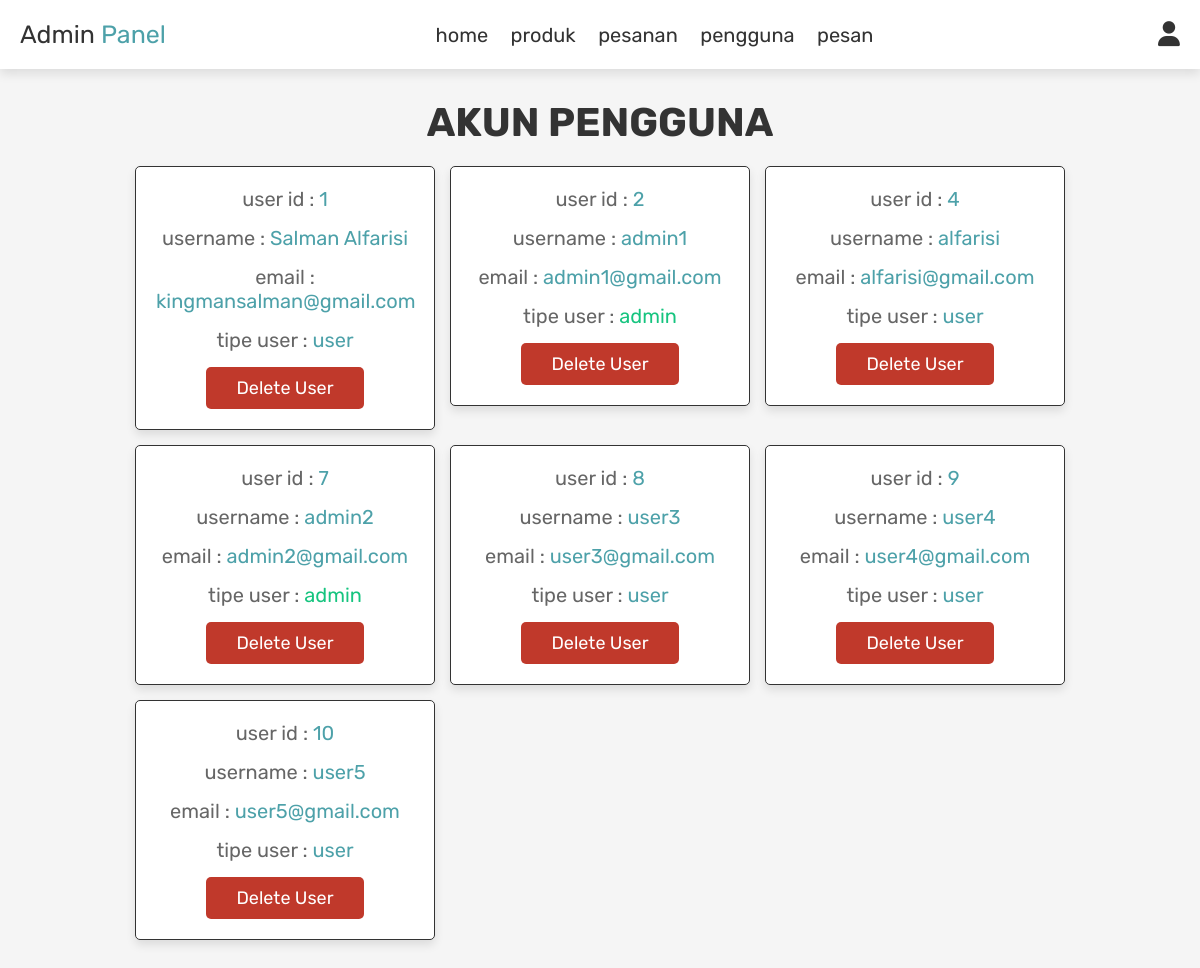
Screenshot of /admin_users.php (signed in) with the database file from the repository.
### tables this page shows
CREATE TABLE `users` (
  `id` int(100) NOT NULL,
  `name` varchar(100) NOT NULL,
  `email` varchar(100) NOT NULL,
  `password` varchar(100) NOT NULL,
  `user_type` varchar(20) NOT NULL DEFAULT 'user'
);

### admin_users.php (the view, shortened to what this page needs)
<?php
include 'config.php';
?>
<!DOCTYPE html>
<html lang="en">
<head>
    <link rel="stylesheet" href="https://cdnjs.cloudflare.com/ajax/libs/font-awesome/6.7.2/css/all.min.css" />
    <link rel="stylesheet" href="css/style.css">
</head>
<body>
    <?php include 'admin_header.php'; ?>
    <section class="users">
        <h1 class="title"> Akun Pengguna </h1>
        <div class="box-container">
            <?php
            $select_users = mysqli_query($conn, "SELECT * FROM `users`") or die('query failed');
            while ($fetch_users = mysqli_fetch_assoc($select_users)) {
            ?>
                <div class="box">
                    <p> user id : <span><?php echo $fetch_users['id']; ?></span> </p>
                    <p> username : <span><?php echo $fetch_users['name']; ?></span> </p>
                    <p> email : <span><?php echo $fetch_users['email']; ?></span> </p>
                    <p> tipe user : <span style="color:<?php if ($fetch_users['user_type'] == 'admin') {
                                                            echo 'var(--orange)';
                                                        } ?>"><?php echo $fetch_users['user_type']; ?></span> </p>
                    <a href="admin_users.php?delete=<?php echo $fetch_users['id']; ?>" onclick="return confirm('hapus akun ini?');" class="delete-btn">delete user</a>
                </div>
            <?php
            };
            ?>
        </div>
    </section>
</body>
</html>

### css/style.css (style rules this page uses)
:root { --blue:#004c68; --red:#c0392b; --orange:#038151; --black:#333; --white:#fff; --light-color:#666; --light-white:#ccc; --light-bg:#f5f5f5; --border:.1rem solid var(--black); --box-shadow:0 .5rem 1rem rgba(0,0,0,.1); }
* { font-family: 'Rubik', sans-serif; margin:0; padding:0; box-sizing: border-box; outline: none; border:none; text-decoration: none; transition:all .2s linear; }
html { font-size: 62.5%; overflow-x: hidden; }
section { padding:3rem 2rem; }
.title { text-align: center; margin-bottom: 2rem; text-transform: uppercase; color:var(--black); font-size: 4rem; }
.btn, .option-btn, .delete-btn, .white-btn { display: inline-block; margin-top: 1rem; padding:1rem 3rem; cursor: pointer; color:var(--white); font-size: 1.8rem; border-radius: .5rem; text-transform: capitalize; }
.delete-btn { background-color: var(--red); }

### css/admin_style.css (style rules this page uses)
:root { --blue:#4DA1A9; --red:#c0392b; --orange:#16C47F; --black:#333; --white:#fff; --light-color:#666; --light-white:#ccc; --light-bg:#f5f5f5; --border:.1rem solid var(--black); --box-shadow:0 .5rem 1rem rgba(0,0,0,.1); }
* { font-family: 'Rubik', sans-serif; margin:0; padding:0; box-sizing: border-box; outline: none; border:none; text-decoration: none; transition:all .2s linear; }
html { font-size: 62.5%; overflow-x: hidden; }
body { background-color: var(--light-bg); }
section { padding:3rem 2rem; }
.title { text-align: center; margin-bottom: 2rem; text-transform: uppercase; color:var(--black); font-size: 4rem; }
.btn, .option-btn, .delete-btn, .white-btn { display: inline-block; margin-top: 1rem; padding:1rem 3rem; cursor: pointer; color:var(--white); font-size: 1.8rem; border-radius: .5rem; text-transform: capitalize; }
.delete-btn { background-color: var(--red); }
.users .box-container { display: grid; grid-template-columns: repeat(auto-fit, 30rem); justify-content: center; gap:1.5rem; max-width: 1200px; margin:0 auto; align-items: flex-start; }
.users .box-container .box { background-color: var(--white); padding:2rem; border:var(--border); box-shadow: var(--box-shadow); border-radius: .5rem; text-align: center; }
.users .box-container .box p { padding-bottom: 1.5rem; font-size: 2rem; color:var(--light-color); }
.users .box-container .box p span { color:var(--blue); }
.users .box-container .box .delete-btn { margin-top: 0; }

### rows the page displays
users: id "1", name "Salman Alfarisi", email "kingmansalman@gmail.com", user_type "user"
users: id "2", name "admin1", email "admin1@gmail.com", user_type "admin"
users: id "4", name "alfarisi", email "alfarisi@gmail.com", user_type "user"
users: id "7", name "admin2", email "admin2@gmail.com", user_type "admin"
users: id "8", name "user3", email "user3@gmail.com", user_type "user"
users: id "9", name "user4", email "user4@gmail.com", user_type "user"
users: id "10", name "user5", email "user5@gmail.com", user_type "user"
